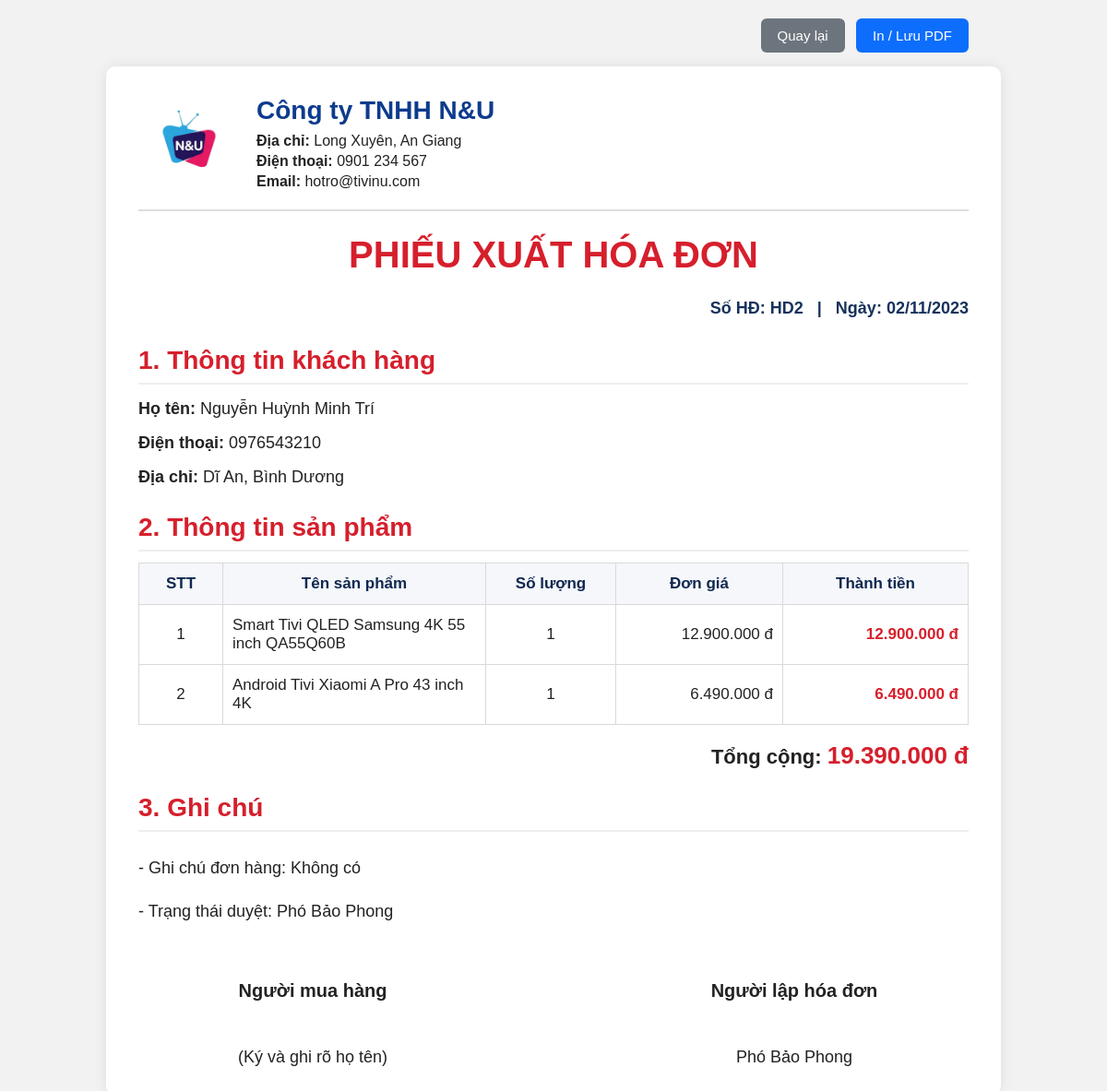
The page /admin/xuat_hoa_don.php?id=2 on the database its author committed.
### tables this page shows
CREATE TABLE `hoadon` (
  `ID` int(11) NOT NULL,
  `NhanVienID` int(11) DEFAULT NULL,
  `KhachHangID` int(11) DEFAULT NULL,
  `NgayLap` datetime DEFAULT NULL,
  `GhiChuHoaDon` text DEFAULT NULL
);

CREATE TABLE `khachhang` (
  `ID` int(11) NOT NULL,
  `HoVaTen` varchar(255) DEFAULT NULL,
  `DienThoai` varchar(20) DEFAULT NULL,
  `DiaChi` varchar(255) DEFAULT NULL,
  `TenDangNhap` varchar(50) NOT NULL,
  `MatKhau` varchar(255) NOT NULL
);

CREATE TABLE `hoadon_chitiet` (
  `ID` int(11) NOT NULL,
  `HoaDonID` int(11) DEFAULT NULL,
  `SanPhamID` int(11) DEFAULT NULL,
  `SoLuongBan` int(11) DEFAULT NULL,
  `DonGiaBan` decimal(15,2) DEFAULT NULL
);

CREATE TABLE `sanpham` (
  `ID` int(11) NOT NULL,
  `LoaiSanPhamID` int(11) DEFAULT NULL,
  `HangSanXuatID` int(11) DEFAULT NULL,
  `TenSanPham` varchar(255) DEFAULT NULL,
  `DonGia` decimal(15,2) DEFAULT NULL,
  `SoLuong` int(11) DEFAULT NULL,
  `HinhAnh` varchar(255) DEFAULT NULL,
  `MoTa` text DEFAULT NULL,
  `PhanTramGiam` int(11) NOT NULL DEFAULT 0
);

CREATE TABLE `nhanvien` (
  `ID` int(11) NOT NULL,
  `HoVaTen` varchar(255) DEFAULT NULL,
  `DienThoai` varchar(20) DEFAULT NULL,
  `DiaChi` varchar(255) DEFAULT NULL,
  `TenDangNhap` varchar(50) DEFAULT NULL,
  `MatKhau` varchar(50) DEFAULT NULL,
  `QuyenHan` int(11) DEFAULT NULL
);

### admin/xuat_hoa_don.php (the view, shortened to what this page needs)
<?php
require_once '../connect.php';
$id_hoadon = isset($_GET['id']) ? (int)$_GET['id'] : 0;
$sql_hd = "SELECT h.*, k.HoVaTen, k.DienThoai, k.DiaChi
           FROM hoadon h
           JOIN khachhang k ON h.KhachHangID = k.ID
           WHERE h.ID = ?";
$stmt_hd = $conn->prepare($sql_hd);
$stmt_hd->bind_param("i", $id_hoadon);
$stmt_hd->execute();
$hoaDon = $stmt_hd->get_result()->fetch_assoc();
$tenNhanVienDuyet = 'Chưa duyệt';
if (!empty($hoaDon['NhanVienID'])) {
    $sql_nv = "SELECT HoVaTen FROM nhanvien WHERE ID = ?";
    $stmt_nv = $conn->prepare($sql_nv);
    $stmt_nv->bind_param("i", $hoaDon['NhanVienID']);
    $stmt_nv->execute();
    $row_nv = $stmt_nv->get_result()->fetch_assoc();
    if ($row_nv) {
        $tenNhanVienDuyet = $row_nv['HoVaTen'];
    }
}
$sql_ct = "SELECT ct.SoLuongBan, ct.DonGiaBan, sp.TenSanPham
           FROM hoadon_chitiet ct
           JOIN sanpham sp ON ct.SanPhamID = sp.ID
           WHERE ct.HoaDonID = ?";
$stmt_ct = $conn->prepare($sql_ct);
$stmt_ct->bind_param("i", $id_hoadon);
$stmt_ct->execute();
$result_ct = $stmt_ct->get_result();
$dsSanPham = [];
$tongTien = 0;
$stt = 1;
while ($row = $result_ct->fetch_assoc()) {
    $row['ThanhTien'] = $row['SoLuongBan'] * $row['DonGiaBan'];
    $tongTien += $row['ThanhTien'];
    $row['STT'] = $stt++;
    $dsSanPham[] = $row;
}
$logoPath = "../uploads/logodoan.jpg";
?>
<!DOCTYPE html>
<html lang="vi">
<head>
</head>
<body>
<div class="screen-buttons">
    <a href="hoa_don_chi_tiet.php?id=<?php echo $id_hoadon; ?>" class="btn btn-back">Quay lại</a>
    <a href="javascript:window.print()" class="btn">In / Lưu PDF</a>
</div>
<div class="invoice-box">
    <div class="top">
        <div class="company">
            <img src="<?php echo $logoPath; ?>" alt="Logo">
            <div class="company-info">
                <h2>Công ty TNHH N&amp;U</h2>
                <p><strong>Địa chỉ:</strong> Long Xuyên, An Giang</p>
                <p><strong>Điện thoại:</strong> 0901 234 567</p>
                <p><strong>Email:</strong> hotro@tivinu.com</p>
            </div>
        </div>
    </div>
    <div class="title">Phiếu xuất hóa đơn</div>
    <div class="meta">
        Số HĐ: HD<?php echo $id_hoadon; ?> &nbsp;&nbsp;|&nbsp;&nbsp;
        Ngày: <?php echo date('d/m/Y', strtotime($hoaDon['NgayLap'])); ?>
    </div>
    <div class="section-title">1. Thông tin khách hàng</div>
    <div class="info">
        <p><strong>Họ tên:</strong> <?php echo htmlspecialchars($hoaDon['HoVaTen']); ?></p>
        <p><strong>Điện thoại:</strong> <?php echo htmlspecialchars($hoaDon['DienThoai']); ?></p>
        <p><strong>Địa chỉ:</strong> <?php echo htmlspecialchars($hoaDon['DiaChi']); ?></p>
    </div>
    <div class="section-title">2. Thông tin sản phẩm</div>
    <table>
        <thead>
            <tr>
                <th style="width:70px;">STT</th>
                <th>Tên sản phẩm</th>
                <th style="width:120px;">Số lượng</th>
                <th style="width:160px;">Đơn giá</th>
                <th style="width:180px;">Thành tiền</th>
            </tr>
        </thead>
        <tbody>
            <?php foreach ($dsSanPham as $sp): ?>
                <tr>
                    <td class="text-center"><?php echo $sp['STT']; ?></td>
                    <td><?php echo htmlspecialchars($sp['TenSanPham']); ?></td>
                    <td class="text-center"><?php echo (int)$sp['SoLuongBan']; ?></td>
                    <td class="text-right"><?php echo number_format($sp['DonGiaBan'], 0, ',', '.'); ?> đ</td>
                    <td class="text-right text-red"><?php echo number_format($sp['ThanhTien'], 0, ',', '.'); ?> đ</td>
                </tr>
            <?php endforeach; ?>
        </tbody>
    </table>
    <div class="tong-cong">
        Tổng cộng: <span><?php echo number_format($tongTien, 0, ',', '.'); ?> đ</span>
    </div>
    <div class="section-title">3. Ghi chú</div>
    <div class="ghi-chu">
        <p>- Ghi chú đơn hàng: <?php echo !empty($hoaDon['GhiChuHoaDon']) ? htmlspecialchars($hoaDon['GhiChuHoaDon']) : 'Không có'; ?></p>
        <p>- Trạng thái duyệt: <?php echo htmlspecialchars($tenNhanVienDuyet); ?></p>
    </div>
    <div class="sign">
        <div class="sign-box">
            <strong>Người mua hàng</strong>
            <div>(Ký và ghi rõ họ tên)</div>
        </div>
        <div class="sign-box">
            <strong>Người lập hóa đơn</strong>
            <div><?php echo htmlspecialchars($tenNhanVienDuyet); ?></div>
        </div>
    </div>
</div>
</body>
</html>

### admin/xuat_hoa_don.php (style rules this page uses)
body { font-family: Arial, Helvetica, sans-serif; background: #f2f2f2; margin: 0; padding: 20px; color: #222; }
.invoice-box { width: 900px; max-width: 100%; margin: auto; background: #fff; padding: 30px 35px; border-radius: 10px; box-shadow: 0 0 15px rgba(0,0,0,0.08); }
.top { display: flex; justify-content: space-between; align-items: center; border-bottom: 2px solid #ddd; padding-bottom: 15px; margin-bottom: 25px; }
.company { display: flex; align-items: center; gap: 18px; }
.company img { width: 110px; height: 110px; object-fit: contain; }
.company-info h2 { margin: 0 0 8px; color: #0d3b8e; font-size: 28px; }
.company-info p { margin: 4px 0; font-size: 16px; }
.title { text-align: center; color: #d61f2c; font-size: 40px; font-weight: bold; margin: 10px 0 25px; text-transform: uppercase; }
.meta { text-align: right; font-size: 18px; margin-bottom: 30px; font-weight: bold; color: #16325c; }
.section-title { color: #d61f2c; font-size: 28px; font-weight: bold; margin: 25px 0 12px; border-bottom: 2px solid #eee; padding-bottom: 8px; }
.info p { margin: 8px 0; font-size: 18px; line-height: 1.6; }
table { width: 100%; border-collapse: collapse; margin-top: 12px; }
table th, table td { border: 1px solid #d9d9d9; padding: 12px 10px; font-size: 17px; }
table th { background: #f5f7fb; text-align: center; color: #10284f; }
.text-center { text-align: center; }
.text-right { text-align: right; }
.text-red { color: #d61f2c; font-weight: bold; }
.tong-cong { margin-top: 18px; text-align: right; font-size: 22px; font-weight: bold; }
.tong-cong span { color: #d61f2c; font-size: 26px; }
.ghi-chu { margin-top: 25px; font-size: 18px; line-height: 1.6; }
.sign { display: flex; justify-content: space-between; margin-top: 60px; text-align: center; }
.sign-box { width: 42%; font-size: 18px; }
.sign-box strong { display: block; margin-bottom: 50px; font-size: 20px; }
.screen-buttons { width: 900px; max-width: 100%; margin: 0 auto 15px; text-align: right; }
.btn { display: inline-block; padding: 10px 18px; border-radius: 6px; text-decoration: none; color: white; background: #0d6efd; margin-left: 8px; font-size: 15px; }
.btn-back { background: #6c757d; }

### rows shown on the page
hoadon: NgayLap "02/11/2023", KhachHangID.HoVaTen "Nguyễn Huỳnh Minh Trí", KhachHangID.DienThoai "0976543210", KhachHangID.DiaChi "Dĩ An, Bình Dương"
hoadon_chitiet: SoLuongBan "1", SanPhamID.TenSanPham "Smart Tivi QLED Samsung 4K 55 inch QA55Q60B", DonGiaBan "12.900.000", ThanhTien "12.900.000"
hoadon_chitiet: STT "2", SanPhamID.TenSanPham "Android Tivi Xiaomi A Pro 43 inch 4K", SoLuongBan "1", DonGiaBan "6.490.000", ThanhTien "6.490.000"
nhanvien: HoVaTen "Phó Bảo Phong"

### other values the page prints
$id_hoadon "2"
$tongTien "19.390.000"
